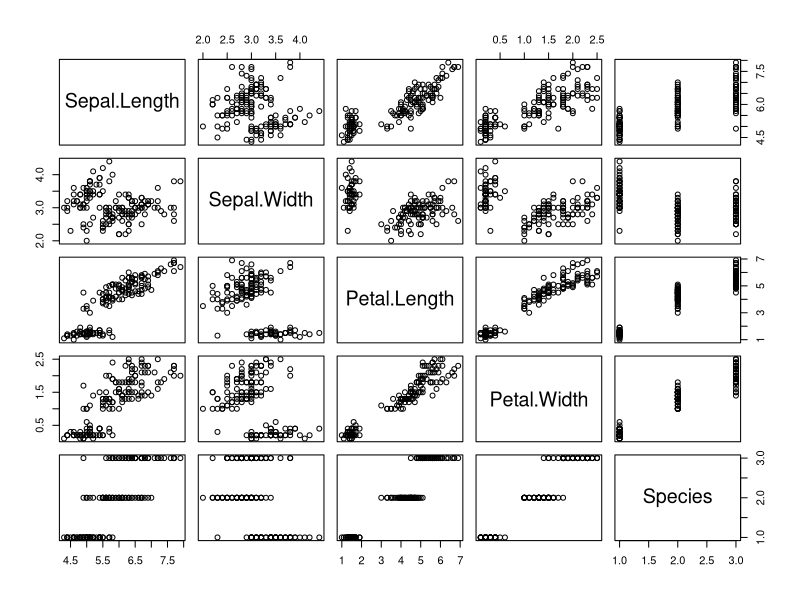
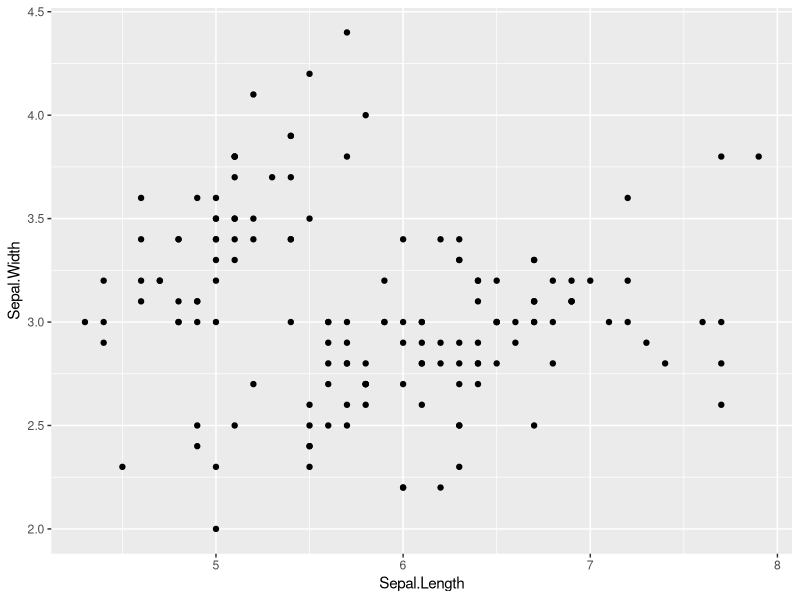
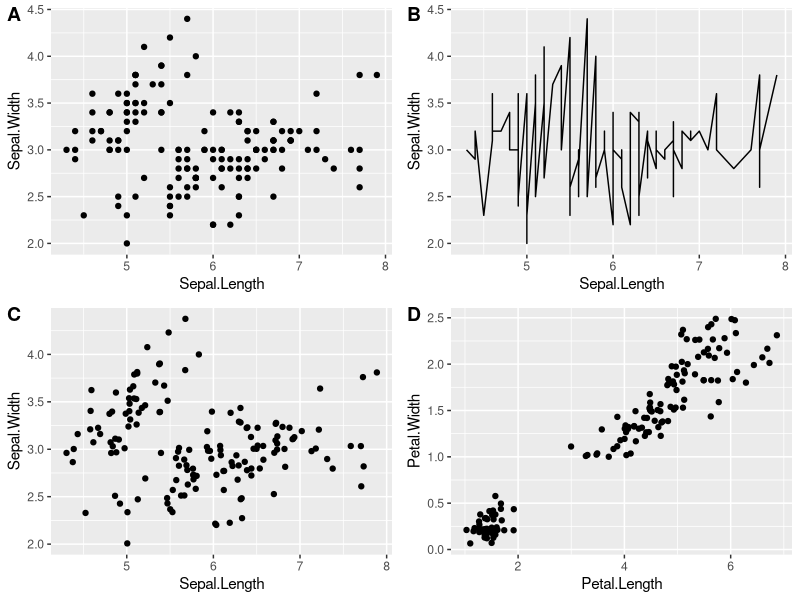
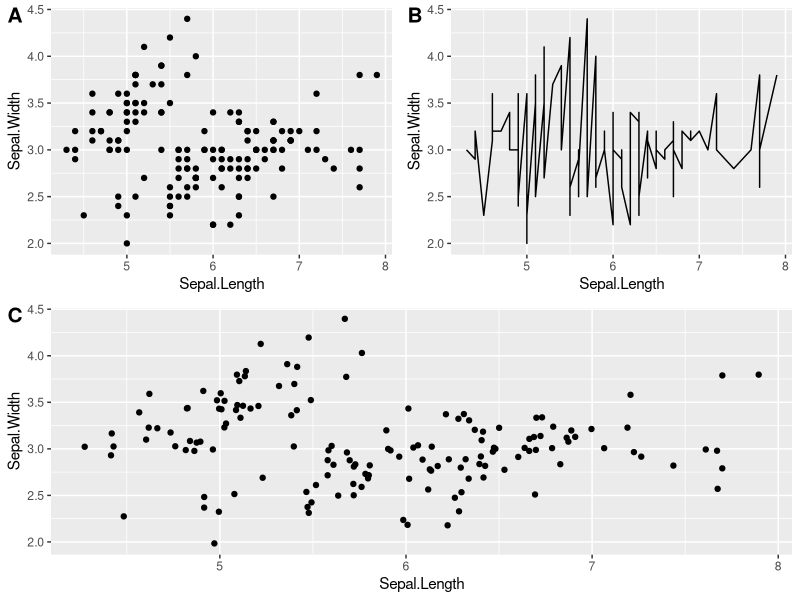
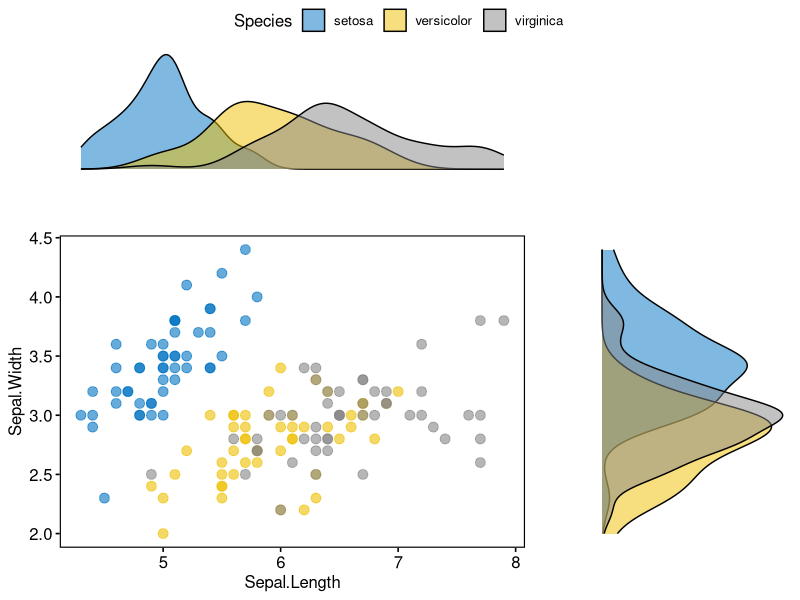
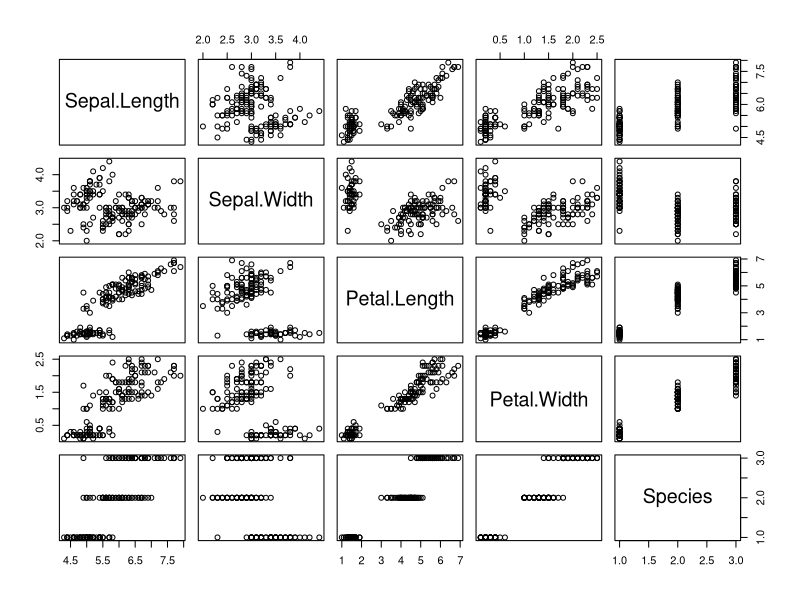
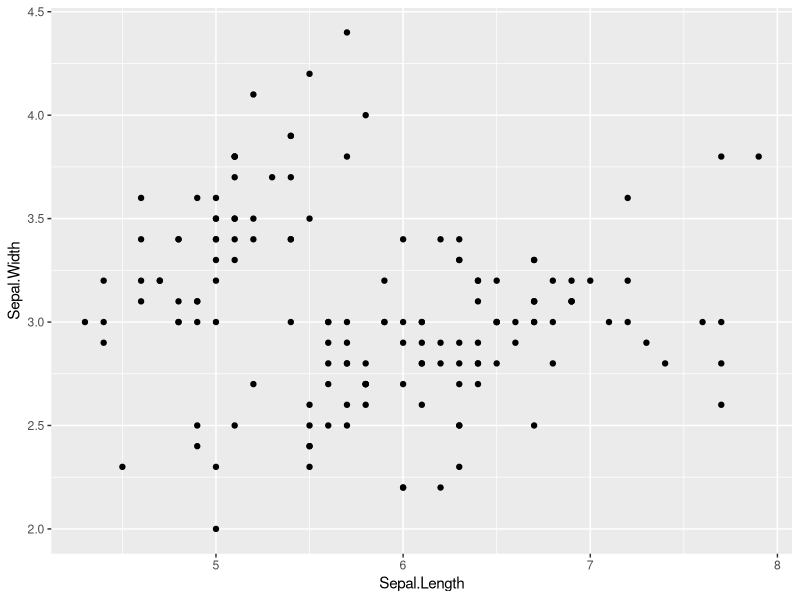
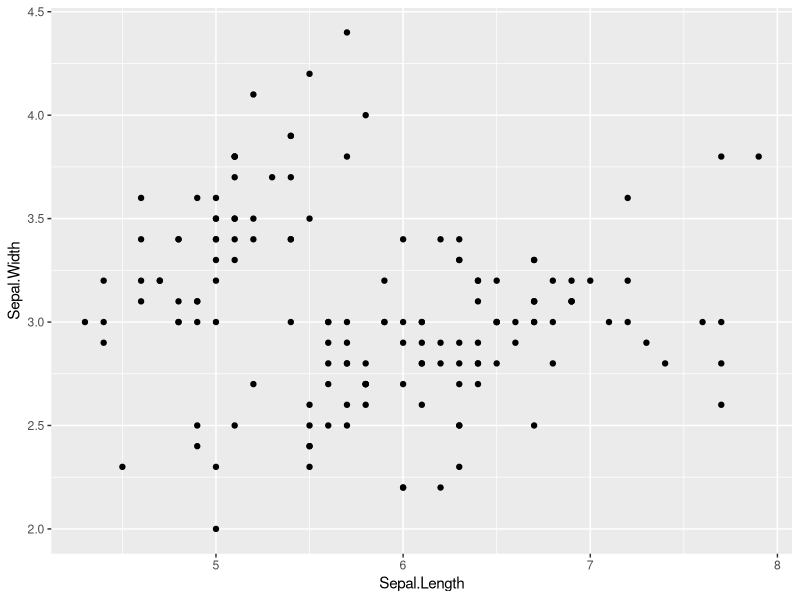

These figures' R source, in order:
#adapted from
#https://www.r-bloggers.com/2017/07/ggplot2-easy-way-to-mix-multiple-graphs-on-the-same-page/

plot(iris)

#Using build in tools in Rstudio 
#plot -> Save as /Export 

##################################################################

# JPEG device
jpeg("my_plot.jpeg", quality = 75)

# iris
plot(iris)

# Close device
dev.off()

##################################################################

#Saving Image usingggsave()
#ggsave(
#  filename,
#  plot = last_plot(),
#  device = NULL,
#  path = NULL,
#  scale = 1,
#  width = NA,
#  height = NA,
#  units = c("in", "cm", "mm"),
#  dpi = 300,
#  limitsize = TRUE,
#  ...
#  )

library(ggplot2)
p <- ggplot(iris,aes(x=Sepal.Length,y=Sepal.Width)) + geom_point()
p

ggsave("ggplot2save.jpg")
ggsave("ggplot2save.png")
ggsave("ggplot2save.tiff")
ggsave("ggplot2save.pdf")


#################################################################
#Changing Image size and DPI 
ggsave("ggplot2save.jpg", width = 10, height = 8, units = c("in"))

ggsave("ggplot2save.jpg", width = 10, height = 8, units = c("cm"), dpi = 300)

##plotting mulitple graph onto the same image using ggrid()
##################################################################
#base R
jpeg("Base.R.Multiple.jpg")
par(mfrow=c(1,2))
hist(rnorm(200))
hist(rnorm(200))
dev.off()


#using ggpubr
library(ggpubr)
p <- ggplot(iris,aes(x=Sepal.Length,y=Sepal.Width)) + geom_point()
q <- ggplot(iris,aes(x=Sepal.Length,y=Sepal.Width)) + geom_line()
r <- ggplot(iris,aes(x=Sepal.Length,y=Sepal.Width)) + geom_jitter()
s <- ggplot(iris,aes(x=Petal.Length,y=Petal.Width)) + geom_jitter()

ggarrange(p, q, r,s , 
          labels = c("A", "B", "C", "D"),
          ncol = 2, nrow = 2)

ggsave("ggpubrsave.jpg", width = 20, height = 16, units = c("cm"), dpi = 300)


###################################################################
#Using cowplot
library("cowplot")
ggdraw() +
  draw_plot(p, x = 0, y = .5, width = .5, height = .5) +
  draw_plot(q, x = .5, y = .5, width = .5, height = .5) +
  draw_plot(r, x = 0, y = 0, width = 1, height = 0.5) +
  draw_plot_label(label = c("A", "B", "C"), size = 15,
                  x = c(0, 0.5, 0), y = c(1, 1, 0.5))

ggsave("cowplot.ggdraw.jpg", width = 20, height = 16, units = c("cm"), dpi = 300)

###################################################################

##Something a bit more Complicated 

# Scatter plot colored by groups ("Species")
sp <- ggscatter(iris, x = "Sepal.Length", y = "Sepal.Width",
                color = "Species", palette = "jco",
                size = 3, alpha = 0.6)+
  border()                                         
# Marginal density plot of x (top panel) and y (right panel)
xplot <- ggdensity(iris, "Sepal.Length", fill = "Species",
                   palette = "jco")
yplot <- ggdensity(iris, "Sepal.Width", fill = "Species", 
                   palette = "jco")+
  rotate()
# Cleaning the plots
yplot <- yplot + clean_theme() 
xplot <- xplot + clean_theme()
# Arranging the plot
ggarrange(xplot, NULL, sp, yplot, 
          ncol = 2, nrow = 2,  align = "hv", 
          widths = c(2, 1), heights = c(1, 2),
          common.legend = TRUE)






